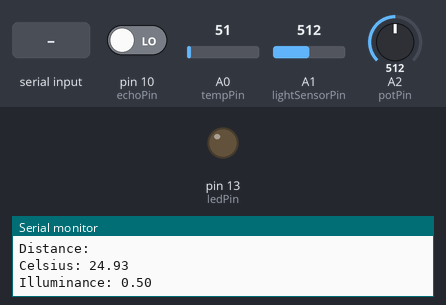
The sketch below on a simulated Arduino Uno, built with avr-gcc and run on an emulated ATmega328P. Shown: output pins drawn as LEDs (lit = HIGH), the last lines printed to the serial monitor. The inputs (shaded band) are chosen by the test bench; at power-on: pin 10 (echoPin) LOW, A0 (tempPin) = 51, A1 (lightSensorPin) = 512, A2 (potPin) = 512.

Above: at 1.2 s.
1.3 s: "1" received over Serial
At 2.3 s:
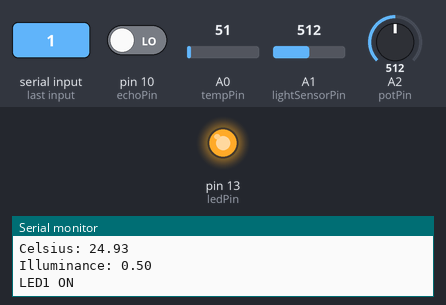
3.0 s: "0" received over Serial
At 3.5 s:
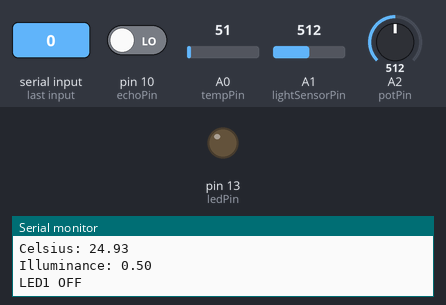
Timing chart, 0 to 6.0 s (numbered marks = the images above; inputs shaded):
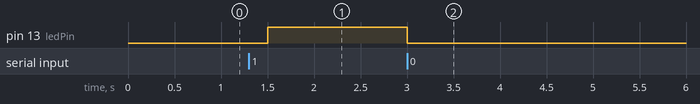

Measured:
- after the input at 1.3 s, pin 13 (ledPin): LOW → HIGH after 0.20 s
- after the input at 3.0 s, pin 13 (ledPin): HIGH → LOW at once

The sketch:

20230904TEST.ino
```cpp
// TMP 센서 핀 설정
const int tempPin = A0;
// 조도센서 핀 설정
const int lightSensorPin = A1;
// 초음파센서 핀 설정
const int potPin = A2;

// LED 핀 설정
const int ledPin = 13;
// 초음파센서 핀 설정
const int echoPin = 10;
const int trigPin = 9;
// 초음파 거리
const int maxDistance = 100;
void setup() {
  // 시리얼 통신을 초기화 (필요한 경우)
  Serial.begin(9600);

  // LED 핀을 출력으로 설정
  pinMode(ledPin, OUTPUT);

  pinMode(potPin, INPUT);
  pinMode(trigPin, OUTPUT);
  pinMode(echoPin, INPUT);

  Serial.begin(9600); // 시리얼 통신 속도 설정
}

void loop() {

  if (Serial.available()) {
    char command = Serial.read(); // 시리얼로부터 명령을 읽음
    switch(command){
      case '1':
        digitalWrite(ledPin, HIGH); // LED 1 켜기
        Serial.println("LED1 ON");
        break;
      case '0':
        digitalWrite(ledPin, LOW); // LED 1 끄기
        Serial.println("LED1 OFF");
        break;

    }
  }


  usound();
  temp();
  light();

  // 잠시 대기
  delay(500); // 적절한 간격으로 조도값을 읽음
}


void usound(){

  int potValue = analogRead(potPin);
  long duration, distance;

  duration = pulseIn(echoPin, HIGH);

  distance = duration * 0.034 / 2;
  Serial.println("Distance: ");
  if (distance > maxDistance) {
    Serial.println("Error: Out of range");
    distance = maxDistance;
  }
}

void temp(){
  // TMP 센서로부터 온도 값을 읽음
  int rawValue = analogRead(tempPin);

  // TMP 센서의 출력을 온도로 변환
  float temperatureCelsius = (rawValue / 1023.0) * 500.0;

  // 온도 값을 시리얼 모니터에 출력
  Serial.print("Celsius: ");
  Serial.println(temperatureCelsius);
}

void light(){
  // 조도센서로부터 값을 읽음 (0 ~ 1023 범위의 값)
  int lightValue = analogRead(lightSensorPin);

  // 조도값을 0~1 범위로 정규화
  float normalizedValue = float(lightValue) / 1023.0;

  // 조도 값을 시리얼 모니터에 출력 (디버깅용, 필요한 경우 활성화)
   Serial.print("Illuminance: ");
   Serial.println(normalizedValue);
}
```
